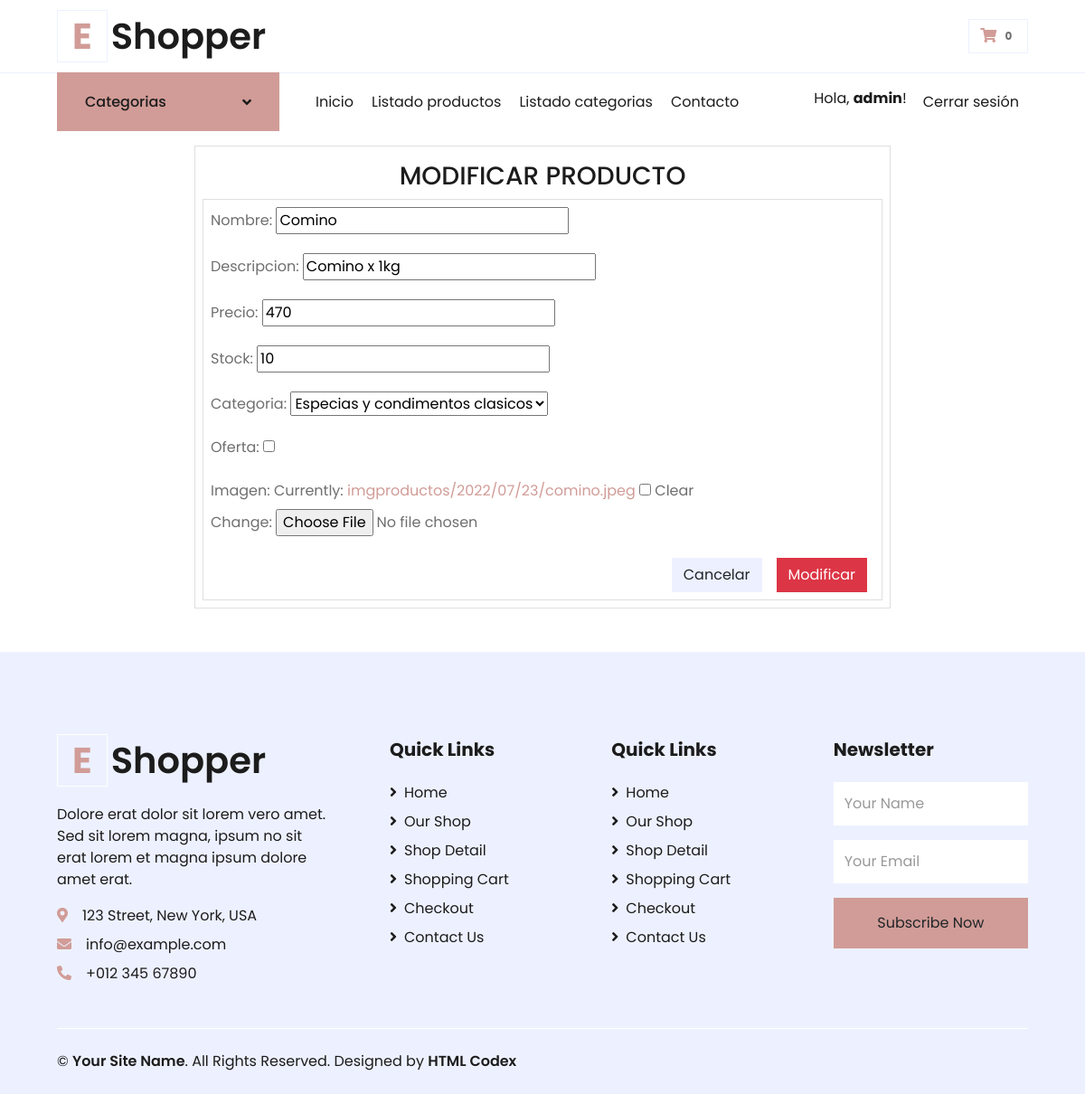
Page /editproducto/1/ (signed in) on the earlier database version.
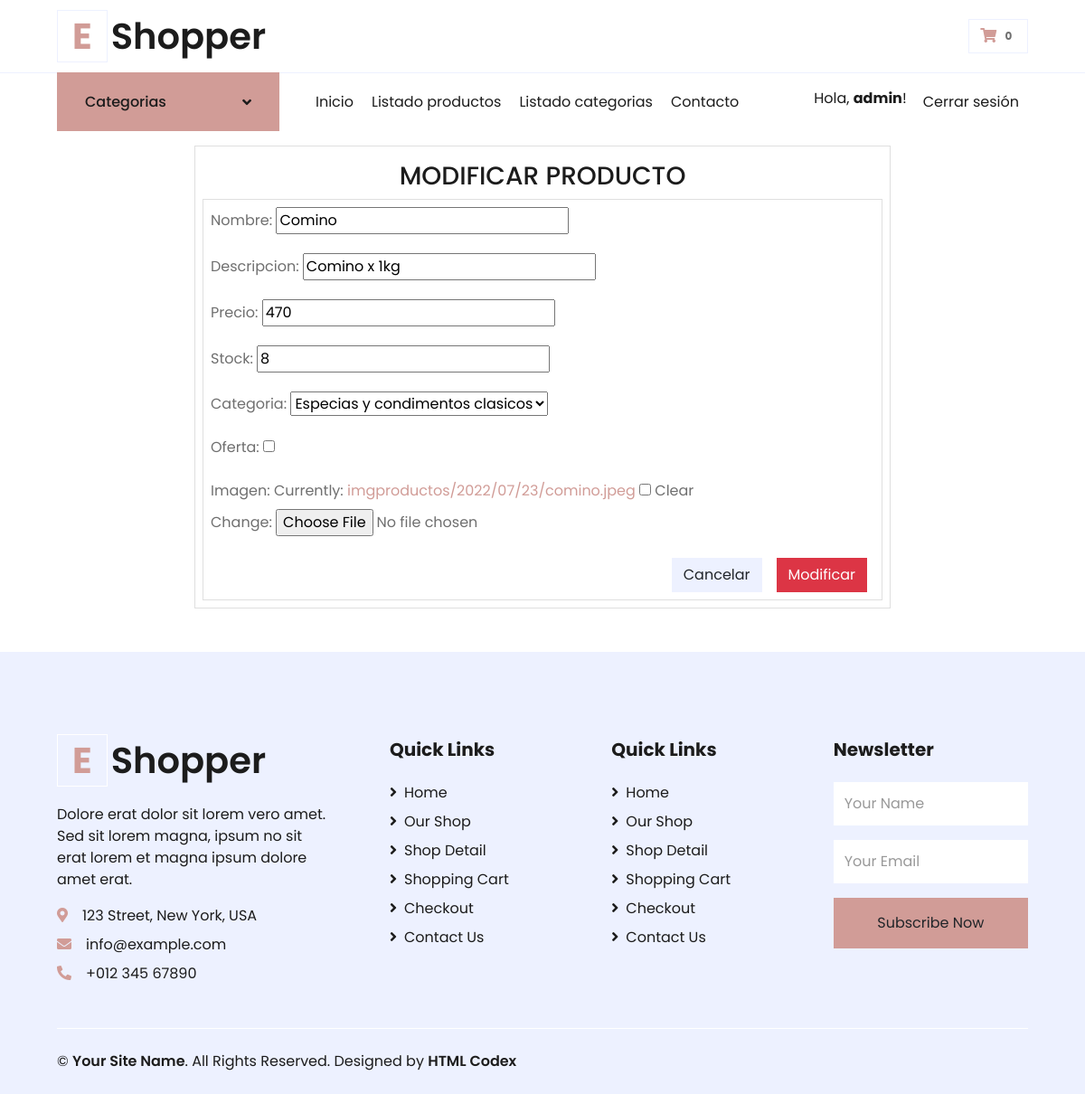
Same page on the later database version.
### DistribuidoraApp/models.py (models this page shows, shortened)
class Productos(models.Model):
    nombre = models.CharField(max_length=100)
    imagen = models.ImageField(upload_to='imgproductos/%Y/%m/%d', blank=True)
    descripcion = models.CharField(max_length=500)
    precio = models.IntegerField()
    stock = models.IntegerField(null=True, default=0)
    categoria = models.ForeignKey(Categorias, on_delete=models.PROTECT)
    oferta = models.BooleanField(default=False)
    class Meta:
        db_table = 'productos'
        verbose_name = 'Producto'
        verbose_name_plural = 'Productos'
        ordering = ['id']

class Categorias(models.Model):
    nombre = models.CharField(max_length=100)
    def __str__(self):
        return self.nombre
    class Meta:
        db_table = "categorias"
        verbose_name = 'Categoria'
        verbose_name_plural = 'Categorias'
        ordering = ['id']

### DistribuidoraApp/views.py (the view, shortened to what this page needs)
# urls.py: path('editproducto/<id>/', editarProducto, name='editproducto'),
@login_required(login_url='/login')
def editarProducto(request, id):
    producto = get_object_or_404(Productos, id=id)
    data = {
        'form': ProductoForm(instance=producto)
    }
    return render(request, 'DistribuidoraApp/modificar-productos.html', data)

### DistribuidoraApp/forms.py
class ProductoForm(forms.ModelForm):
    class Meta:
        model = Productos
        fields = ["nombre", "descripcion", "precio", "stock", "categoria", "oferta", "imagen"]

### DistribuidoraApp/context_processors.py (called while the page is built)
def extras(request):
	lista_categorias = Categorias.objects.all().order_by('nombre')
	return {'categorias':lista_categorias}

### DistribuidoraApp/templates/DistribuidoraApp/modificar-productos.html (shortened to what this page needs)
{% extends 'DistribuidoraApp/base.html' %}
{% load static %}
{% block contenidoPagina %}
<div class="container-fluid">
    <div class="row">
        <div class="col-sm-8 mx-auto animate__animated animate__backInRight animate__delay-0.5s mt-3">
            <div class="card p-2">
                <h3 class="animate__animated animate__bounceInDown animate__delay-1s text-center my-2">MODIFICAR PRODUCTO</h3>
                <div class="card body p-2">
                    <form action="" method="post" enctype="multipart/form-data">
                        {{ form.as_p }}
                        <div class="d-flex justify-content-end">
                            <a href="/listarproductos" class="btn btn-secondary mt-2 mx-2" button ">Cancelar</a>
                            <button type="submit " class="btn btn-danger mt-2 mx-2 " button ">Modificar</a>
                        </div>
                    </form>
                </div>
            </div>
        </div>
    </div>
</div>
{% endblock %}

Differences in the rows shown:
changed Productos "Comino x 1kg": stock "10" → "8"
